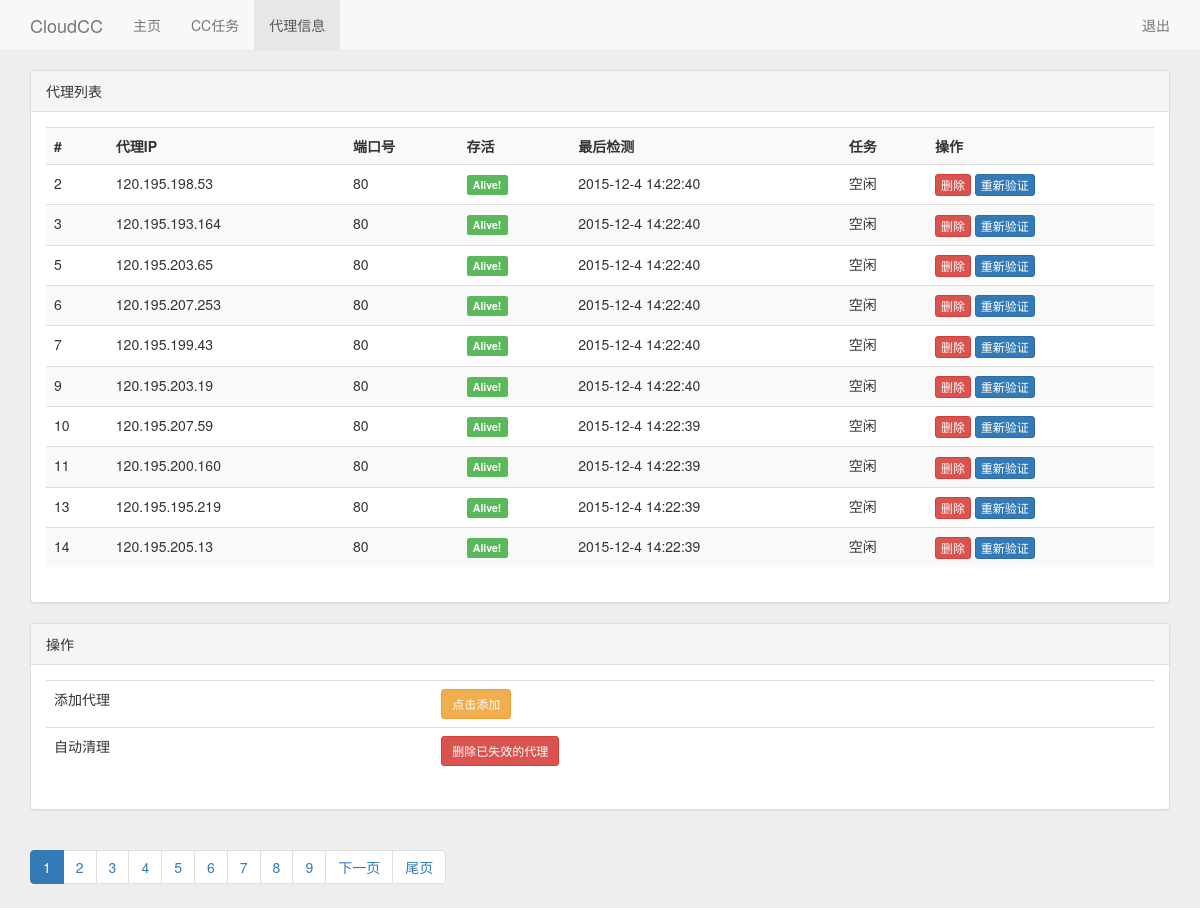
The app's page /proxy.php?p=0 (signed in) with its own data.
### tables this page shows
CREATE TABLE IF NOT EXISTS `pre_proxy` (
  `id` int(11) NOT NULL AUTO_INCREMENT,
  `ip` text NOT NULL,
  `port` int(11) NOT NULL,
  `status` int(11) NOT NULL,
  `checked` text NOT NULL,
  `taskid` int(11) NOT NULL DEFAULT '0',
  `taskname` text,
  `checktoken` bigint(20) NOT NULL DEFAULT '0',
  PRIMARY KEY (`id`)
);

### proxy.php (the view, shortened to what this page needs)
<?php
require("page.php");
?>
<!DOCTYPE html>
<html lang="en">
  <head>
    <link href="css/bootstrap.min.css" rel="stylesheet">
  </head>
	<nav class="navbar navbar-default navbar-fixed-top" role="navigation">
	  <div class="container">
		  <div class="navbar-header">
		    <a class="navbar-brand" href="index.php">CloudCC</a>
		  </div>
		  <div class="collapse navbar-collapse" id="bs-example-navbar-collapse-1">
		    <ul class="nav navbar-nav">
		      <li><a href="index.php">主页</a></li>
		      <li><a href="task.php">CC任务</a></li>
		      <li class="active"><a href="proxy.php">代理信息</a></li>
		    </ul>
		    <ul class="nav navbar-nav navbar-right">
		      <li><a href="logout.php">退出</a></li>
		    </ul>
		  </div>
	  </div>
	</nav>
  <body style="background-color: #eee; padding-top: 70px;">
    <div class="container">
		<div class="panel panel-default">
		<div class="panel-heading">代理列表</div>
		<div class="panel-body">
				<table class="table table-striped">
					<tr>
						<th>#</th>
						<th>代理IP</th>
						<th>端口号</th>
						<th>存活</th>
						<th>最后检测</th>
						<th>任务</th>
						<th>操作</th>
					</tr>
					<?php
					$i=0;
					$pdohandler=Get_DB_Handler();
					$sql = "SELECT * FROM `".DB_PRE."proxy` LIMIT ".(10*($_GET['p']-1)).",10";
					$paramshandler=$pdohandler->prepare($sql);
					$paramshandler->execute();
					$result=$paramshandler->fetchALL(PDO::FETCH_ASSOC);
					$sql = "SELECT COUNT(*) AS a FROM `".DB_PRE."proxy`";
					$paramshandler=$pdohandler->prepare($sql);
					$paramshandler->execute();
					$result2=$paramshandler->fetchALL(PDO::FETCH_ASSOC);
					while($i<count($result))
					{
						?>
					<tr>
						<td><?php echo($result[$i]['id']);?></td>
						<td><?php echo(htmlspecialchars($result[$i]['ip']));?></td>
						<td><?php echo($result[$i]['port']);?></td>
						<td>
							<?php
								switch($result[$i]['status'])
								{
									case 0:
										echo('<span class="label label-success">Alive!</span>');
										break;
								}
							?>
						</td>
						<td><?php echo(htmlspecialchars($result[$i]['checked']));?></td>
						<td>
							<?php
								if($result[$i]['taskid']!=0)
								{
									echo("#".$result[$i]['taskid'].":".$result[$i]['taskname']);
								}
								else echo("空闲");
							?>
						</td>
						<td>
							<button type="button" class="btn btn-danger btn-xs" onclick="deletethis(<?php echo($result[$i]['id']);?>);">删除</button>
							<a href="checkproxysingle.php?id=<?php echo($result[$i]['id']);?>&p=<?php echo($_GET['p']);?>"><button type="button" class="btn btn-primary btn-xs">重新验证</button></a>
						</td>
					</tr>
						<?php
						$i++;
					}
					?>
				</table>
		</div>
		</div>
		<div class="panel panel-default">
		<div class="panel-heading">操作</div>
		<div class="panel-body">
    				<table class="table table-hover">
    					<tr>
    						<td>添加代理</td>
    						<td><a href="newproxy.php"><button type="button" class="btn btn-warning btn-sm">点击添加</button></a></td>
    					</tr>
    					<tr>
    						<td>自动清理</td>
    						<td><a href="#" onclick="deleteall();"><button type="button" class="btn btn-danger btn-sm">删除已失效的代理</button></a></td>
    					</tr>
    				</table>
		</div>
		</div>
		<ul class="pagination">
		<?php
			$param = array('totalRows'=>$result2[0]['a'],'pageSize'=>'10','currentPage'=>@$_GET['p'],'baseUrl'=>'proxy.php','className'=>'active');
			$page = new Page($param);
			echo($page->pagination());
		?>
		</ul>
    </div>
  </body>
</html>

### page.php (shortened to what this page needs)
<?php
class Page
{
    private $pageSize;
    private $totalRows;
    private $url;
    private $pageAmount;
    private $currentPage;
    private $offset = 4;
    private $pageString = 'p';
    public function __construct($param)
    {
        $this->pageSize = $param['pageSize'];
        $this->totalRows = $param['totalRows'];
        $this->url = $param['baseUrl'];
        $this->offset = !empty($param['offset'])?$param['offset']:$this->offset;
        $this->pageString =  !empty($param['pageString'])?$param['pageString']:$this->pageString;
        $this->currentPage = (int)$param['currentPage'];
    }
    public function pagination($style = '1',$output=TRUE)
    {
        if($style == '1')
        {
            $page = $this->indexPage().$this->prevPage().$this->pageNumber().$this->nextPage().$this->endPage();
        }
        if($output)
        {
            return $page;
        }
        else
        {
            echo $page;
        }
    }
    public function pageAmount()
    {
        $this->pageAmount = ceil( $this->totalRows / $this->pageSize);
        return $this->pageAmount;
    }
    private function baseUrl()
    {
        if(preg_match('/\?/', $this->url))
        {
            $this->url = $this->url.'&'.$this->pageString.'=';
        }
        else
        {
            $this->url = $this->url.'?'.$this->pageString.'=';
        }
    }
    private function indexPage()
    {
        if($this->currentPage == 1) return;
        return '<li><a href="'.$this->url.'1">首页</a></li>';
    }
    private function endPage()
    {
        return '<li><a href="'.$this->url.$this->pageAmount.'">尾页</a></li>';
    }
    private function prevPage()
    {
        if($this->currentPage == 1) return;
        return '<li><a href="'.$this->url.( $this->currentPage - 1 ).'">上一页</a></li>';
    }
    private function nextPage()
    {
        return '<li><a href="'.$this->url.( $this->currentPage + 1 ).'">下一页</a></li>';
    }
    private function pageNumber()
    {
        $left ="";
        $right = "";
        if($this->pageAmount > ($this->offset * 2 + 1))
        {
            $leftNum = $this->currentPage - 1;
            if( $leftNum < $this->offset)
            {
                for($i = $leftNum; $i >= 1 ; $i--)
                {
                    $left .= '<li><a href="'.$this->url.( $this->currentPage - $i ).'">'.( $this->currentPage - $i ).'</a></li>';
                }
                for($j = 1; $j <= ($this->offset * 2 - $leftNum); $j++)
                {
                    $right .= '<li><a href="'.$this->url.( $this->currentPage + $j ).'">'.( $this->currentPage + $j ).'</a></li>';
                }
            }
            return $left.'<li class="active"><a href="'.$this->url.$this->currentPage.'">'.$this->currentPage.'</a></li>'.$right;
        }
    }
}

### records on screen
pre_proxy: id "2", ip "120.195.198.53", port "80", status "Alive!", checked "2015-12-4 14:22:40", taskid "空闲"
pre_proxy: id "3", ip "120.195.193.164", port "80", status "Alive!", checked "2015-12-4 14:22:40", taskid "空闲"
pre_proxy: id "5", ip "120.195.203.65", port "80", status "Alive!", checked "2015-12-4 14:22:40", taskid "空闲"
pre_proxy: id "6", ip "120.195.207.253", port "80", status "Alive!", checked "2015-12-4 14:22:40", taskid "空闲"
pre_proxy: id "7", ip "120.195.199.43", port "80", status "Alive!", checked "2015-12-4 14:22:40", taskid "空闲"
pre_proxy: id "9", ip "120.195.203.19", port "80", status "Alive!", checked "2015-12-4 14:22:40", taskid "空闲"
pre_proxy: id "10", ip "120.195.207.59", port "80", status "Alive!", checked "2015-12-4 14:22:39", taskid "空闲"
pre_proxy: id "11", ip "120.195.200.160", port "80", status "Alive!", checked "2015-12-4 14:22:39", taskid "空闲"
pre_proxy: id "13", ip "120.195.195.219", port "80", status "Alive!", checked "2015-12-4 14:22:39", taskid "空闲"
pre_proxy: id "14", ip "120.195.205.13", port "80", status "Alive!", checked "2015-12-4 14:22:39", taskid "空闲"

### other values on screen
$this->currentPage "1"
$this->currentPage + $j "2"
$this->currentPage + $j "3"
$this->currentPage + $j "4"
$this->currentPage + $j "5"
$this->currentPage + $j "6"
$this->currentPage + $j "7"
$this->currentPage + $j "8"
$this->currentPage + $j "9"
